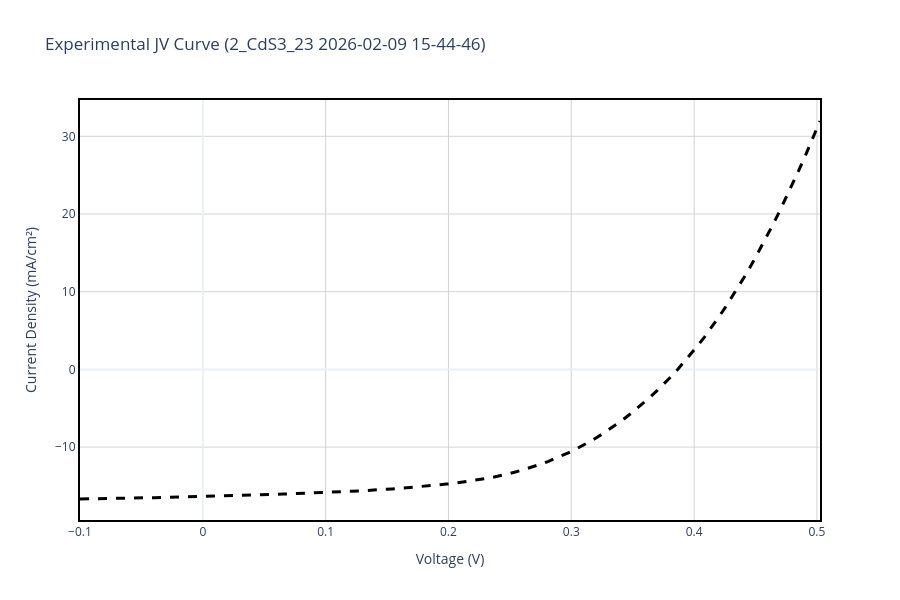

Notebook cell for this chart:
### Markdown cell above
## Section 2: Experimental Data Reading and Visualization

### Background: The J-V Curve
The current density-voltage (J-V) curve is a fundamental characterization of photovoltaic devices. It shows how the current output of a solar cell varies with applied voltage under steady illumination. Key parameters extracted from the J-V curve include:

- **$V_{oc}$ (Open Circuit Voltage)**: Maximum voltage output when no current flows  
- **$J_{sc}$ (Short Circuit Current Density)**: Maximum current when voltage is zero  
- **$FF$ (Fill Factor)**: Ratio of maximum power to the product of $V_{oc}$ and $J_{sc}$  
- **$\eta$ (Power Conversion Efficiency)**: Percentage of incident solar power converted to electrical power

In this section, we read experimental I-V data from the solar simulator measurements and prepare it for comparison with simulations.

### Code cell
# -------------------------------------------------------------
# PLOT 1: READ EXPERIMENTAL DATA & CONVERT TO JV CURVE
# -------------------------------------------------------------

# File paths (Adjust these to match your actual file names in the folder)
exp_file = "C:/Users/jp_ol/OneDrive/Ambiente de Trabalho/TESE/Data_Analysis/data/CdS3_2/CdS3_2_IV Graph.xlsx"
results_file = "C:/Users/jp_ol/OneDrive/Ambiente de Trabalho/TESE/Data_Analysis/data/CdS3_2/CdS3_2_Results Table.xlsx"

# The specific measurement you want to plot (JV Graph)
col_name = "2_CdS3_23 2026-02-09 15-44-46"

# 1. READ RESULTS TABLE TO CALCULATE EXACT ACTIVE AREA
try:
    results_df = pd.read_excel(results_file, engine='openpyxl')
    
    print(f"📊 Available measurements in Results Table:")
    for i, meas in enumerate(results_df['Measurement'].values):
        print(f"   {i}: {meas}")
    
    # Locate the specific measurement in the Results Table
    target_row = results_df[results_df['Measurement'] == col_name]
    
    if not target_row.empty:
        isc_a = target_row['Isc A'].values[0]
        jsc_ma = target_row['Jsc mA/cm2'].values[0]
        
        # Calculate Active Area: (Isc / Jsc) * 1000
        calculated_area = (isc_a / jsc_ma) * 1000
        print(f"\n✅ Target measurement '{col_name}' found in Results Table.")
        print(f"📐 Dynamically calculated Active Area: {calculated_area:.4f} cm²")
    else:
        print(f"\n⚠️ Measurement '{col_name}' NOT FOUND in Results Table!")
        print(f"   Please update 'col_name' variable to match one of the measurements above.")
        print(f"   Using fallback area: {ACTIVE_AREA_CM2} cm²")
        calculated_area = ACTIVE_AREA_CM2
except Exception as e:
    print(f"❌ Error reading Results Table: {type(e).__name__}: {e}")
    print(f"   Using fallback area: {ACTIVE_AREA_CM2} cm²")
    calculated_area = ACTIVE_AREA_CM2

# 2. READ IV GRAPH & CONVERT TO JV CURVE
exp_df_raw = pd.read_excel(exp_file, header=None)
col_idx = None
for i in range(len(exp_df_raw.columns)):
    if col_name in str(exp_df_raw.iloc[0, i]):
        col_idx = i
        break

if col_idx is None:
    raise ValueError(f"Column '{col_name}' not found in {exp_file}")

# Skip the 1st row (which contains the string headers 'Vmeas' and 'Imeas')
# Row 0: measurement label, Row 1: column type labels, Row 2+: data
v_exp_raw = pd.to_numeric(exp_df_raw.iloc[2:, col_idx], errors='coerce')
i_exp_raw = pd.to_numeric(exp_df_raw.iloc[2:, col_idx + 1], errors='coerce')

# Remove NaN values
valid_mask = pd.notna(v_exp_raw) & pd.notna(i_exp_raw)
v_exp = v_exp_raw[valid_mask].values
i_exp = i_exp_raw[valid_mask].values

# Convert Current (A) to Current Density (mA/cm2) using the dynamically calculated area
j_exp = (i_exp * 1000) / calculated_area

# Invert current if necessary (to match SCAPS typical output or 1st quadrant representation)
if INVERT_EXP_CURRENT:
    j_exp = -j_exp

# Create a clean DataFrame
exp_data = pd.DataFrame({'v(V)': v_exp, 'jtot(mA/cm2)': j_exp}).dropna()

# Apply correction factor to experimental current density from EQE ------------------------------ correction factor HERE
exp_data['jtot(mA/cm2)'] = exp_data['jtot(mA/cm2)'] * 0.814112769563105

# 3. PLOT EXPERIMENTAL JV CURVE
fig1 = go.Figure()
fig1.add_trace(go.Scatter(
    x=exp_data['v(V)'], 
    y=exp_data['jtot(mA/cm2)'], 
    mode='lines', name='Experimental (Converted to J)', 
    line=dict(color='black', dash='dash', width=3)
))
fig1.update_xaxes(showline=True, linewidth=2, linecolor='black', mirror=True)
fig1.update_yaxes(showline=True, linewidth=2, linecolor='black', mirror=True)
fig1.update_layout(
    title=f"Experimental JV Curve ({col_name})",
    xaxis_title='Voltage (V)',
    yaxis_title='Current Density (mA/cm²)',
    template='plotly_white', width=900, height=600,
    plot_bgcolor='white',
    xaxis=dict(showgrid=True, gridwidth=1, gridcolor='lightgray'),
    yaxis=dict(showgrid=True, gridwidth=1, gridcolor='lightgray')
)
fig1.show()
fig1.write_image(os.path.join(plots_dir, 'Experimental_JV.png'), width=900, height=600)
print(f"✅ Saved Plot 1 to {plots_dir}/Experimental_JV.png")

### Figure 1 — Plotly figure (JSON) as saved in the notebook; plotly's stock layout.template omitted (floating-point values rounded to 4 significant figures)
{"data": [{"line": {"color": "black", "dash": "dash", "width": 3}, "mode": "lines", "name": "Experimental (Converted to J)", "type": "scatter", "x": [-0.1, -0.09445, -0.08895, -0.0834, -0.0779, -0.07235, -0.06685, -0.0613, -0.0558, -0.05025, -0.0447, -0.0392, -0.03365, -0.02815, -0.0226, -0.0171, -0.01155, -0.00605, -0.0005, 0.00505, 0.01055, 0.0161, 0.0216, 0.02715, 0.03265, 0.0382, 0.0437, 0.04925, 0.05475, 0.0603, 0.06585, 0.07135, 0.0769, 0.0824, 0.08795, 0.09345, 0.099, 0.1045, 0.11, 0.1156, 0.1211, 0.1267, 0.1321, 0.1377, 0.1432, 0.1487, 0.1542, 0.1598, 0.1653, 0.1709, 0.1764, 0.1819, 0.1875, 0.193, 0.1985, 0.204, 0.2095, 0.2151, 0.2206, 0.2261, 0.2316, 0.2372, 0.2427, 0.2482, 0.2537, 0.2593, 0.2648, 0.2703, 0.2759, 0.2814, 0.2869, 0.2924, 0.298, 0.3035, 0.309, 0.3145, 0.3201, 0.3256, 0.3311, 0.3367, 0.3422, 0.3478, 0.3533, 0.3588, 0.3643, 0.3699, 0.3754, 0.3809, 0.3865, 0.392, 0.3975, 0.403, 0.4086, 0.414, 0.4196, 0.4251, 0.4306, 0.4362, 0.4417, 0.4472, 0.4527, 0.4583, 0.4638, 0.4693, 0.4748, 0.4804, 0.4859, 0.4914, 0.497, 0.5025], "y": [-16.68, -16.67, -16.65, -16.65, -16.63, -16.61, -16.6, -16.58, -16.55, -16.54, -16.52, -16.51, -16.47, -16.45, -16.44, -16.41, -16.39, -16.37, -16.34, -16.34, -16.3, -16.28, -16.25, -16.23, -16.21, -16.18, -16.16, -16.14, -16.1, -16.07, -16.04, -16.0, -15.98, -15.95, -15.9, -15.88, -15.85, -15.81, -15.76, -15.73, -15.69, -15.64, -15.61, -15.55, -15.5, -15.44, -15.39, -15.32, -15.26, -15.17, -15.11, -15.02, -14.95, -14.87, -14.76, -14.67, -14.55, -14.46, -14.31, -14.18, -14.01, -13.85, -13.67, -13.47, -13.24, -12.99, -12.73, -12.46, -12.15, -11.83, -11.48, -11.11, -10.71, -10.29, -9.834, -9.35, -8.833, -8.278, -7.712, -7.092, -6.461, -5.775, -5.067, -4.324, -3.548, -2.725, -1.873, -0.9875, -0.03512, 0.9678, 1.997, 3.064, 4.192, 5.362, 6.632, 7.909, 9.251, 10.65, 12.1, 13.62, 15.19, 16.84, 18.52, 20.27, 22.07, 23.93, 25.86, 27.83, 29.88, 31.97]}], "layout": {"height": 600, "plot_bgcolor": "white", "title": {"text": "Experimental JV Curve (2_CdS3_23 2026-02-09 15-44-46)"}, "width": 900, "xaxis": {"gridcolor": "lightgray", "gridwidth": 1, "linecolor": "black", "linewidth": 2, "mirror": true, "showgrid": true, "showline": true, "title": {"text": "Voltage (V)"}}, "yaxis": {"gridcolor": "lightgray", "gridwidth": 1, "linecolor": "black", "linewidth": 2, "mirror": true, "showgrid": true, "showline": true, "title": {"text": "Current Density (mA/cm²)"}}}}
